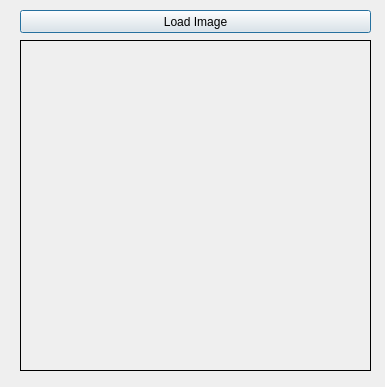
<?xml version="1.0" encoding="UTF-8"?>
<ui version="4.0">
 <class>Dialog</class>
 <widget class="QDialog" name="Dialog">
  <property name="geometry">
   <rect>
    <x>0</x>
    <y>0</y>
    <width>385</width>
    <height>387</height>
   </rect>
  </property>
  <property name="windowTitle">
   <string>Load Image UI</string>
  </property>
  <widget class="QPushButton" name="btnLoadImage">
   <property name="geometry">
    <rect>
     <x>20</x>
     <y>10</y>
     <width>351</width>
     <height>23</height>
    </rect>
   </property>
   <property name="text">
    <string>Load Image</string>
   </property>
  </widget>
  <widget class="QLabel" name="lblImage">
   <property name="geometry">
    <rect>
     <x>20</x>
     <y>40</y>
     <width>351</width>
     <height>331</height>
    </rect>
   </property>
   <property name="frameShape">
    <enum>QFrame::Box</enum>
   </property>
   <property name="text">
    <string/>
   </property>
  </widget>
 </widget>
 <resources/>
 <connections/>
</ui>
